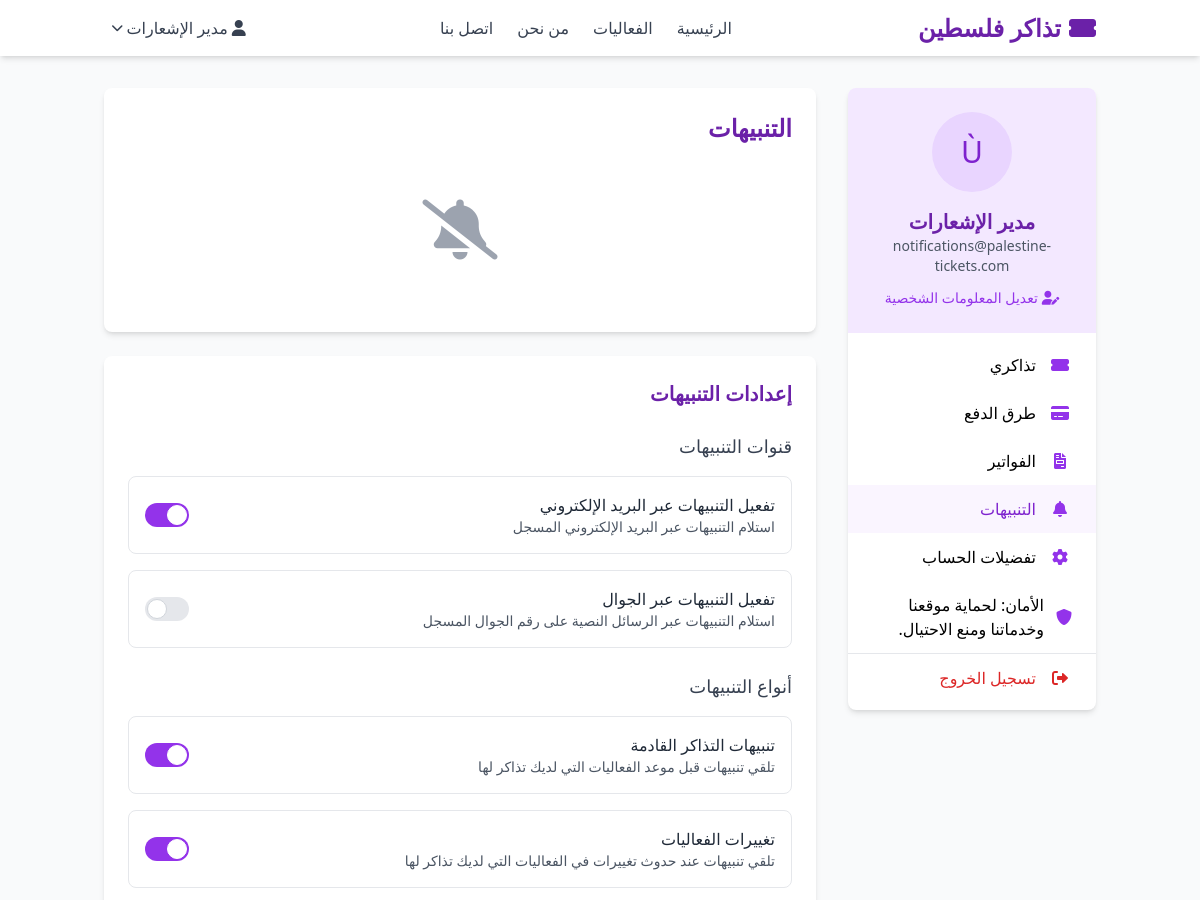
Before: /notifications.php (signed in, upper part) with the older database file.
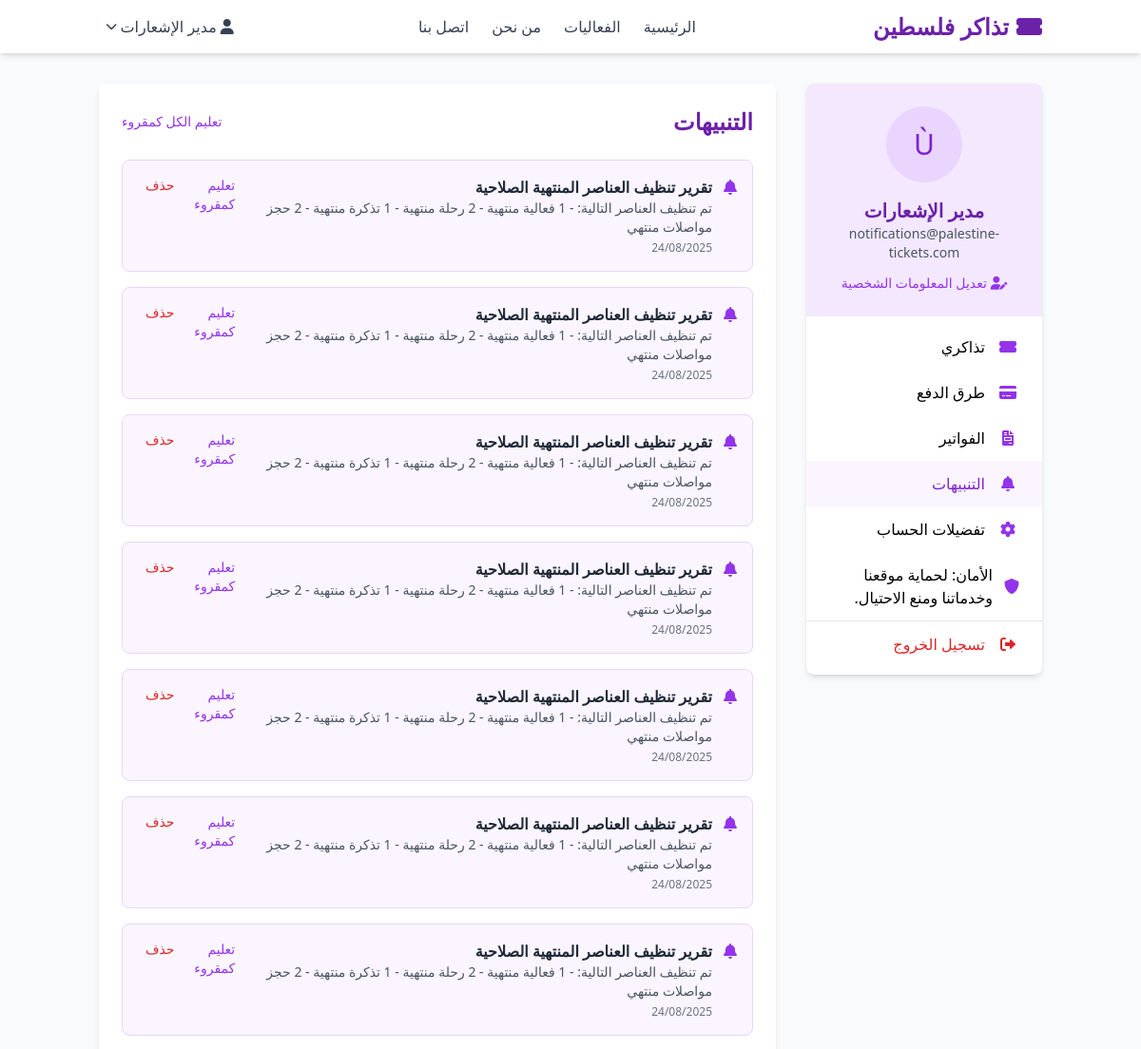
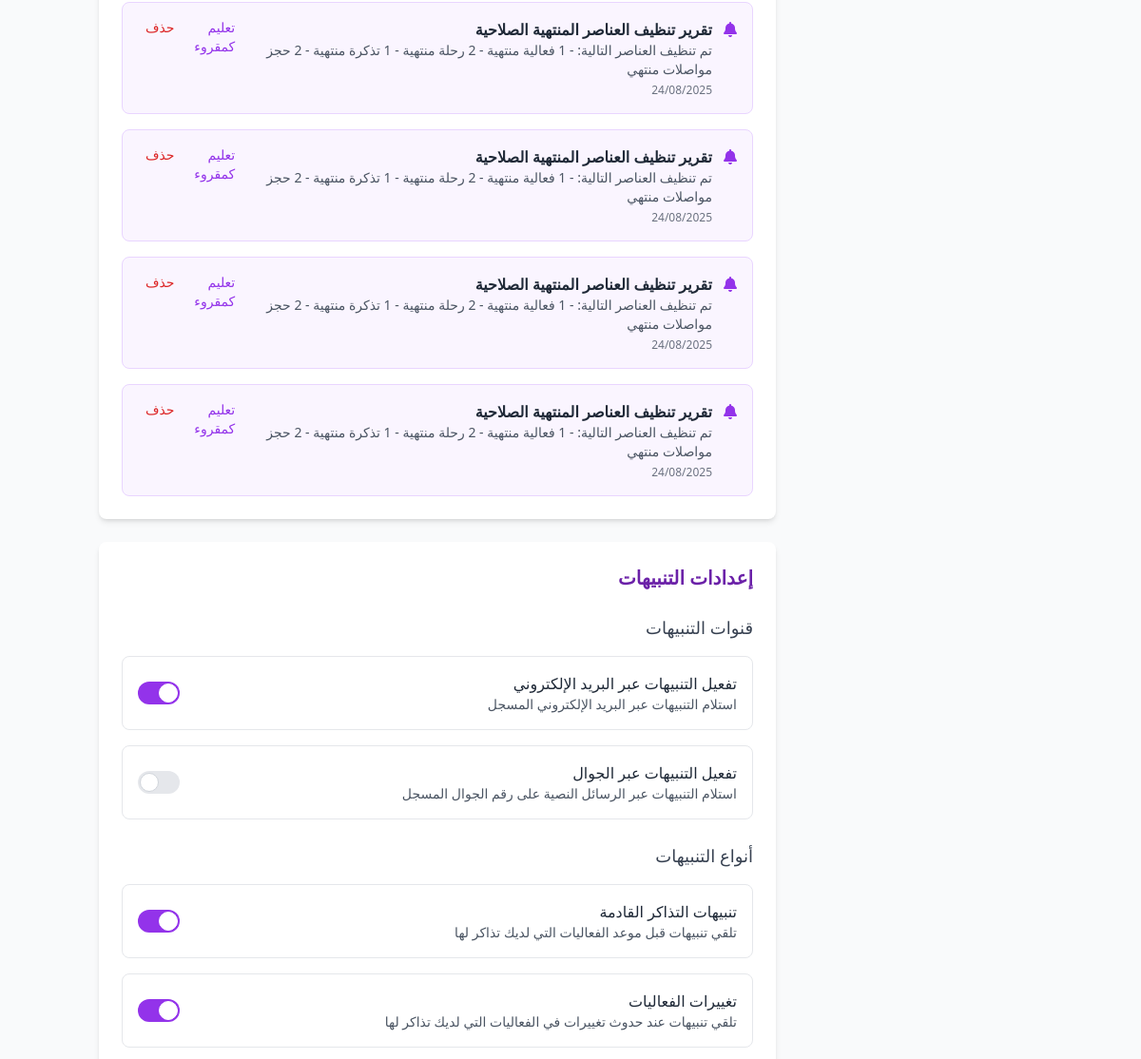
After: the same page with the newer database file (2 pictures, top to bottom).
### tables this page shows
CREATE TABLE `notifications` (
  `id` int(11) NOT NULL,
  `user_id` int(11) NOT NULL,
  `title` varchar(255) NOT NULL,
  `message` text NOT NULL,
  `link` varchar(255) DEFAULT NULL,
  `type` enum('ticket','event','system') DEFAULT 'system',
  `is_read` tinyint(1) DEFAULT 0,
  `created_at` timestamp NOT NULL DEFAULT current_timestamp()
);

### includes/init.php (called while the page is built, shortened)
<?php
require_once __DIR__ . '/../config/database.php';
if (isset($_GET['lang'])) {
    $selected_lang = $_GET['lang'];
    $_SESSION['lang'] = $selected_lang;
} elseif (isset($_SESSION['lang'])) {
    $selected_lang = $_SESSION['lang'];
} else {
    $selected_lang = defined('APP_LANG') ? APP_LANG : 'ar';
}
require_once __DIR__ . '/icons.php';
if (file_exists(__DIR__ . '/notification_functions.php')) {
    require_once __DIR__ . '/notification_functions.php';
}

### includes/icons.php (called while the page is built, shortened)
<?php
$icons = [
    'ar' => [
        'my_tickets' => 'fa-ticket-alt',
        'payment_methods' => 'fa-credit-card',
        'invoices' => 'fa-file-invoice',
        'notifications' => 'fa-bell',
        'account_preferences' => 'fa-cog',
        'security' => 'fa-shield-alt',
        'logout' => 'fa-sign-out-alt',
        'edit_profile' => 'fa-user-edit',
        'user' => 'fa-user',
        'globe' => 'fa-globe'
    ],
    'en' => [
        'my_tickets' => 'fa-tags',
        'payment_methods' => 'fa-money-bill-wave',
        'invoices' => 'fa-receipt',
        'notifications' => 'fa-envelope',
        'account_preferences' => 'fa-sliders-h',
        'security' => 'fa-lock',
        'logout' => 'fa-power-off',
        'edit_profile' => 'fa-pen',
        'user' => 'fa-user-circle',
        'globe' => 'fa-language'
    ],
    'he' => [
        'my_tickets' => 'fa-bookmark',
        'payment_methods' => 'fa-wallet',
        'invoices' => 'fa-file-alt',
        'notifications' => 'fa-comment',
        'account_preferences' => 'fa-tools',
        'security' => 'fa-user-shield',
        'logout' => 'fa-door-open',
        'edit_profile' => 'fa-id-card',
        'user' => 'fa-user-tie',
        'globe' => 'fa-globe-asia'
    ]
];
function get_icon($icon_name, $lang = null) {
    global $icons, $selected_lang;
    if ($lang === null) {
        $lang = $selected_lang;
    }
    if (isset($icons[$lang]) && isset($icons[$lang][$icon_name])) {
        return $icons[$lang][$icon_name];
    }
    return 'fa-question-circle';
}

### config/database.php (called while the page is built, shortened)
<?php
class Database {
    private $host = DB_HOST;
    private $user = DB_USER;
    private $pass = DB_PASS;
    private $dbname = DB_NAME;
    private $dbh;
    private $stmt;
    public function __construct() {
        $dsn = 'mysql:host=' . $this->host . ';dbname=' . $this->dbname . ';charset=utf8mb4';
        $options = array(
            PDO::ATTR_PERSISTENT => true,
            PDO::ATTR_ERRMODE => PDO::ERRMODE_EXCEPTION,
            PDO::ATTR_DEFAULT_FETCH_MODE => PDO::FETCH_ASSOC,
            PDO::ATTR_EMULATE_PREPARES => false
        );
        try {
            $this->dbh = new PDO($dsn, $this->user, $this->pass, $options);
        } catch(PDOException $e) {
            $this->error = $e->getMessage();
            error_log('Database Connection Error: ' . $this->error);
            echo 'Database Connection Error: ' . $this->error;
        }
    }
    public function query($sql) {
        $this->stmt = $this->dbh->prepare($sql);
    }
    public function bind($param, $value, $type = null) {
        if(is_null($type)) {
            switch(true) {
                case is_int($value):
                    $type = PDO::PARAM_INT;
                    break;
            }
        }
        $this->stmt->bindValue($param, $value, $type);
    }
    public function execute() {
        try {
            return $this->stmt->execute();
        } catch(PDOException $e) {
            $this->error = $e->getMessage();
            error_log('Query Execution Error: ' . $this->error);
            return false;
        }
    }
    public function resultSet() {
        $this->execute();
        return $this->stmt->fetchAll();
    }
}
?>

### includes/notification_functions.php (called while the page is built, shortened)
<?php
require_once __DIR__ . '/../config/database.php';
function get_user_notifications($user_id, $unread_only = false, $limit = 20) {
    $db = new Database();
    try {
        $sql = "SELECT * FROM notifications WHERE user_id = :user_id";
        $sql .= " ORDER BY created_at DESC";
        if ($limit) {
            $sql .= " LIMIT :limit";
        }
        $db->query($sql);
        $db->bind(':user_id', $user_id);
        if ($limit) {
            $db->bind(':limit', $limit);
        }
        return $db->resultSet();
    } catch (Exception $e) {
        error_log("Error getting user notifications: " . $e->getMessage());
        return [];
    }
}
?>

### notifications.php (the view, shortened to what the changed rows need)
<?php
function timeAgo($datetime) {
    $time = strtotime($datetime);
    $now = time();
    $diff = $now - $time;
    if ($diff < 60) {
        return 'منذ لحظات';
    } elseif ($diff < 3600) {
        $mins = floor($diff / 60);
        return 'منذ ' . $mins . ' دقيقة';
    } elseif ($diff < 86400) {
        $hours = floor($diff / 3600);
        return 'منذ ' . $hours . ' ساعة';
    } elseif ($diff < 604800) {
        $days = floor($diff / 86400);
        return 'منذ ' . $days . ' يوم';
    } else {
        return date('d/m/Y', $time);
    }
}
require_once 'includes/init.php';
require_once 'includes/icons.php';
require_once 'includes/notification_functions.php';
$user_id = $_SESSION['user_id'];
$notifications = get_user_notifications($user_id, false, 50);
?>
<!DOCTYPE html>
<html lang="<?php echo $selected_lang; ?>" dir="<?php echo ($selected_lang == 'en') ? 'ltr' : 'rtl'; ?>">
<head>
    <script src="https://cdn.tailwindcss.com"></script>
    <link rel="stylesheet" href="https://cdnjs.cloudflare.com/ajax/libs/font-awesome/6.0.0/css/all.min.css">
</head>
<body class="bg-gray-50 min-h-screen flex flex-col">
    <main class="flex-1">
<div class="container mx-auto px-4 py-8">
    <div class="flex flex-col md:flex-row">
        <div class="w-full md:w-3/4 md:pr-8">
            <div class="bg-white rounded-lg shadow-md p-6 mb-6">
                <div class="flex justify-between items-center mb-6">
                    <h1 class="text-2xl font-bold text-purple-800"><?php echo $lang['notifications'] ?? 'التنبيهات'; ?></h1>
                    <?php if(!empty($notifications)): ?>
                    <a href="?mark_all_read=1" class="text-sm text-purple-600 hover:text-purple-800">
                        <?php echo $lang['mark_all_read'] ?? 'تعليم الكل كمقروء'; ?>
                    </a>
                    <?php endif; ?>
                </div>
                <?php if(empty($notifications)): ?>
                <div class="text-center py-8">
                    <div class="text-gray-400 mb-4">
                        <i class="fas fa-bell-slash text-6xl"></i>
                    </div>
                </div>
                <?php else: ?>
                <div class="space-y-4">
                    <?php foreach($notifications as $notification): ?>
                    <div class="border rounded-lg p-4 <?php echo $notification['is_read'] ? 'bg-white' : 'bg-purple-50 border-purple-200'; ?>">
                        <div class="flex justify-between">
                            <div class="flex items-start">
                                <div class="<?php echo $notification['is_read'] ? 'text-gray-500' : 'text-purple-600'; ?> ml-3">
                                    <?php if($notification['type'] == 'ticket'): ?>
                                    <i class="fas fa-ticket-alt"></i>
                                    <?php elseif($notification['type'] == 'event'): ?>
                                    <i class="fas fa-calendar-alt"></i>
                                    <?php else: ?>
                                    <i class="fas fa-bell"></i>
                                    <?php endif; ?>
                                </div>
                                <div>
                                    <h3 class="font-semibold text-gray-800"><?php echo $notification['title']; ?></h3>
                                    <p class="text-gray-600 text-sm"><?php echo $notification['message']; ?></p>
                                    <p class="text-gray-500 text-xs mt-1"><?php echo timeAgo($notification['created_at']); ?></p>
                                </div>
                            </div>
                            <div class="flex space-x-2">
                                <?php if(!$notification['is_read']): ?>
                                <a href="?mark_read=<?php echo $notification['id']; ?>" class="text-sm text-purple-600 hover:text-purple-800">
                                    <?php echo $lang['mark_read'] ?? 'تعليم كمقروء'; ?>
                                </a>
                                <?php endif; ?>
                                <a href="?delete=<?php echo $notification['id']; ?>" class="text-sm text-red-600 hover:text-red-800 mr-3" onclick="return confirm('<?php echo $lang['confirm_delete_notification'] ?? 'هل أنت متأكد من رغبتك في حذف هذا التنبيه؟'; ?>')">
                                    <?php echo $lang['delete'] ?? 'حذف'; ?>
                                </a>
                            </div>
                        </div>
                    </div>
                    <?php endforeach; ?>
                </div>
                <?php endif; ?>
            </div>
            <div class="bg-white rounded-lg shadow-md p-6">
                <h2 class="text-xl font-semibold text-purple-800 mb-6"><?php echo $lang['notification_settings'] ?? 'إعدادات التنبيهات'; ?></h2>
            </div>
        </div>
    </div>
</div>
    </main>
</body>
</html>

Changed rows visible on the page:
added notifications: type "system" (drawn), title "تقرير تنظيف العناصر المنتهية الصلاحية", message "تم تنظيف العناصر التالية: - 1 فعالية منتهية - 2 رحلة منتهية - 1 تذكرة منتهية - 2 حجز مواصلات منتهي", created_at "24/08/2025"
added notifications: type "system" (drawn), title "تقرير تنظيف العناصر المنتهية الصلاحية", message "تم تنظيف العناصر التالية: - 1 فعالية منتهية - 2 رحلة منتهية - 1 تذكرة منتهية - 2 حجز مواصلات منتهي", created_at "24/08/2025"
added notifications: type "system" (drawn), title "تقرير تنظيف العناصر المنتهية الصلاحية", message "تم تنظيف العناصر التالية: - 1 فعالية منتهية - 2 رحلة منتهية - 1 تذكرة منتهية - 2 حجز مواصلات منتهي", created_at "24/08/2025"
added notifications: type "system" (drawn), title "تقرير تنظيف العناصر المنتهية الصلاحية", message "تم تنظيف العناصر التالية: - 1 فعالية منتهية - 2 رحلة منتهية - 1 تذكرة منتهية - 2 حجز مواصلات منتهي", created_at "24/08/2025"
added notifications: type "system" (drawn), title "تقرير تنظيف العناصر المنتهية الصلاحية", message "تم تنظيف العناصر التالية: - 1 فعالية منتهية - 2 رحلة منتهية - 1 تذكرة منتهية - 2 حجز مواصلات منتهي", created_at "24/08/2025"
added notifications: type "system" (drawn), title "تقرير تنظيف العناصر المنتهية الصلاحية", message "تم تنظيف العناصر التالية: - 1 فعالية منتهية - 2 رحلة منتهية - 1 تذكرة منتهية - 2 حجز مواصلات منتهي", created_at "24/08/2025"
added notifications: type "system" (drawn), title "تقرير تنظيف العناصر المنتهية الصلاحية", message "تم تنظيف العناصر التالية: - 1 فعالية منتهية - 2 رحلة منتهية - 1 تذكرة منتهية - 2 حجز مواصلات منتهي", created_at "24/08/2025"
added notifications: type "system" (drawn), title "تقرير تنظيف العناصر المنتهية الصلاحية", message "تم تنظيف العناصر التالية: - 1 فعالية منتهية - 2 رحلة منتهية - 1 تذكرة منتهية - 2 حجز مواصلات منتهي", created_at "24/08/2025"
added notifications: type "system" (drawn), title "تقرير تنظيف العناصر المنتهية الصلاحية", message "تم تنظيف العناصر التالية: - 1 فعالية منتهية - 2 رحلة منتهية - 1 تذكرة منتهية - 2 حجز مواصلات منتهي", created_at "24/08/2025"
added notifications: type "system" (drawn), title "تقرير تنظيف العناصر المنتهية الصلاحية", message "تم تنظيف العناصر التالية: - 1 فعالية منتهية - 2 رحلة منتهية - 1 تذكرة منتهية - 2 حجز مواصلات منتهي", created_at "24/08/2025"
added notifications: type "system" (drawn), title "تقرير تنظيف العناصر المنتهية الصلاحية", message "تم تنظيف العناصر التالية: - 1 فعالية منتهية - 2 رحلة منتهية - 1 تذكرة منتهية - 2 حجز مواصلات منتهي", created_at "24/08/2025"
Other visible differences:
$lang['mark_all_read']: (not shown) → "تعليم الكل كمقروء"
